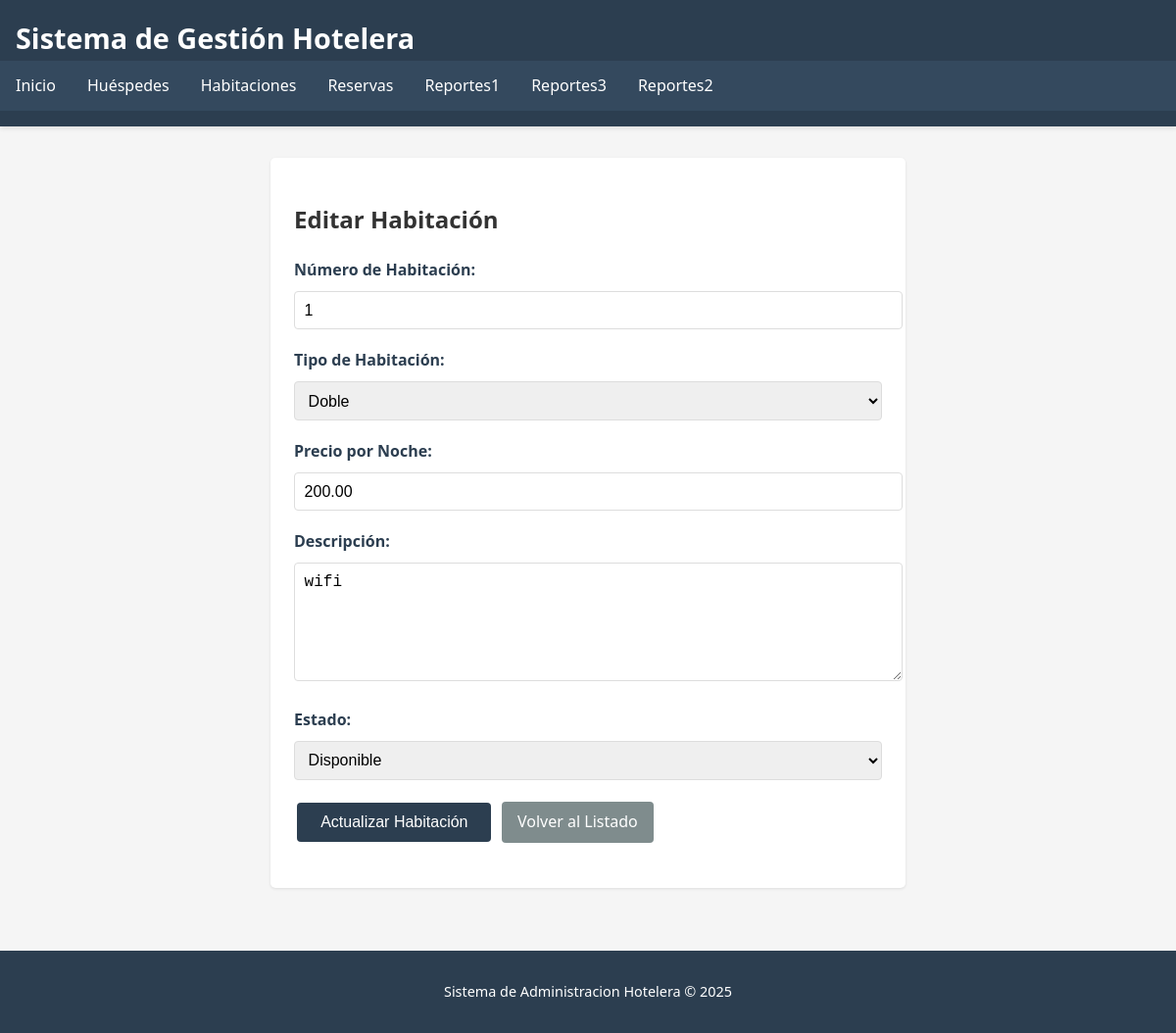
The app's page /habitaciones/editar.php?id=31 with its own data.
### tables this page shows
CREATE TABLE `habitaciones` (
  `id_habitacion` int(11) NOT NULL,
  `numero` varchar(10) DEFAULT NULL,
  `tipo` enum('individual','doble','suite') NOT NULL,
  `precio_noche` decimal(10,2) NOT NULL,
  `descripcion` text DEFAULT NULL,
  `estado` enum('disponible','ocupada','mantenimiento') DEFAULT 'disponible'
);

### habitaciones/editar.php (the view, shortened to what this page needs)
<?php
require_once('../includes/conexion.php');
$id_habitacion = intval($_GET['id']);
$query = "SELECT * FROM habitaciones WHERE id_habitacion = ?";
$stmt = mysqli_prepare($conexion, $query);
mysqli_stmt_bind_param($stmt, "i", $id_habitacion);
mysqli_stmt_execute($stmt);
$resultado = mysqli_stmt_get_result($stmt);
$habitacion = mysqli_fetch_assoc($resultado);
include('../includes/header.php');
?>
<div class="form-container">
    <h2>Editar Habitación</h2>
    <form method="post" action="">
        <div class="form-group">
            <label for="numero">Número de Habitación:</label>
            <input type="text" id="numero" name="numero" class="form-control"
                   value="<?php echo htmlspecialchars($habitacion['numero']); ?>" required>
        </div>
        <div class="form-group">
            <label for="tipo">Tipo de Habitación:</label>
            <select id="tipo" name="tipo" class="form-control" required>
                <option value="doble" <?php echo ($habitacion['tipo'] == 'doble') ? 'selected' : ''; ?>>Doble</option>
            </select>
        </div>
        <div class="form-group">
            <label for="precio_noche">Precio por Noche:</label>
            <input type="number" step="0.01" id="precio_noche" name="precio_noche" class="form-control"
                   value="<?php echo htmlspecialchars($habitacion['precio_noche']); ?>" required>
        </div>
        <div class="form-group">
            <label for="descripcion">Descripción:</label>
            <textarea id="descripcion" name="descripcion" class="form-control"><?php echo htmlspecialchars($habitacion['descripcion']); ?></textarea>
        </div>
        <div class="form-group">
            <label for="estado">Estado:</label>
            <select id="estado" name="estado" class="form-control" required>
                <option value="disponible" <?php echo ($habitacion['estado'] == 'disponible') ? 'selected' : ''; ?>>Disponible</option>
            </select>
        </div>
        <div class="form-group">
            <input type="submit" value="Actualizar Habitación" class="btn btn-submit">
            <a href="listar.php" class="btn btn-volver">Volver al Listado</a>
        </div>
    </form>
</div>
<?php
include('../includes/footer.php');
?>

### css/estilo.css (style rules this page uses)
body { font-family: 'Segoe UI', Tahoma, Geneva, Verdana, sans-serif; line-height: 1.6; margin: 0; padding: 0; color: #333; background-color: #f5f5f5; }
.btn { display: inline-block; padding: 0.5rem 1rem; margin: 0.2rem; text-decoration: none; border-radius: 4px; font-weight: 500; transition: all 0.3s; border: none; cursor: pointer; }
.btn-volver { background: #7f8c8d; color: white; }
.form-container { background: white; padding: 1.5rem; border-radius: 5px; box-shadow: 0 1px 3px rgba(0,0,0,0.1); max-width: 600px; margin: 1rem auto; }
.form-group { margin-bottom: 1.2rem; }
.form-group label { display: block; margin-bottom: 0.5rem; font-weight: 600; color: #2c3e50; }
.form-control { width: 100%; padding: 0.6rem; border: 1px solid #ddd; border-radius: 4px; font-size: 1rem; transition: border 0.3s; }
textarea.form-control { min-height: 100px; resize: vertical; }
.btn-submit { background: #2c3e50; color: white; padding: 0.7rem 1.5rem; font-size: 1rem; }

### records on screen
habitaciones: numero "1", tipo "Doble", precio_noche "200.00", descripcion "wifi", estado "Disponible"
